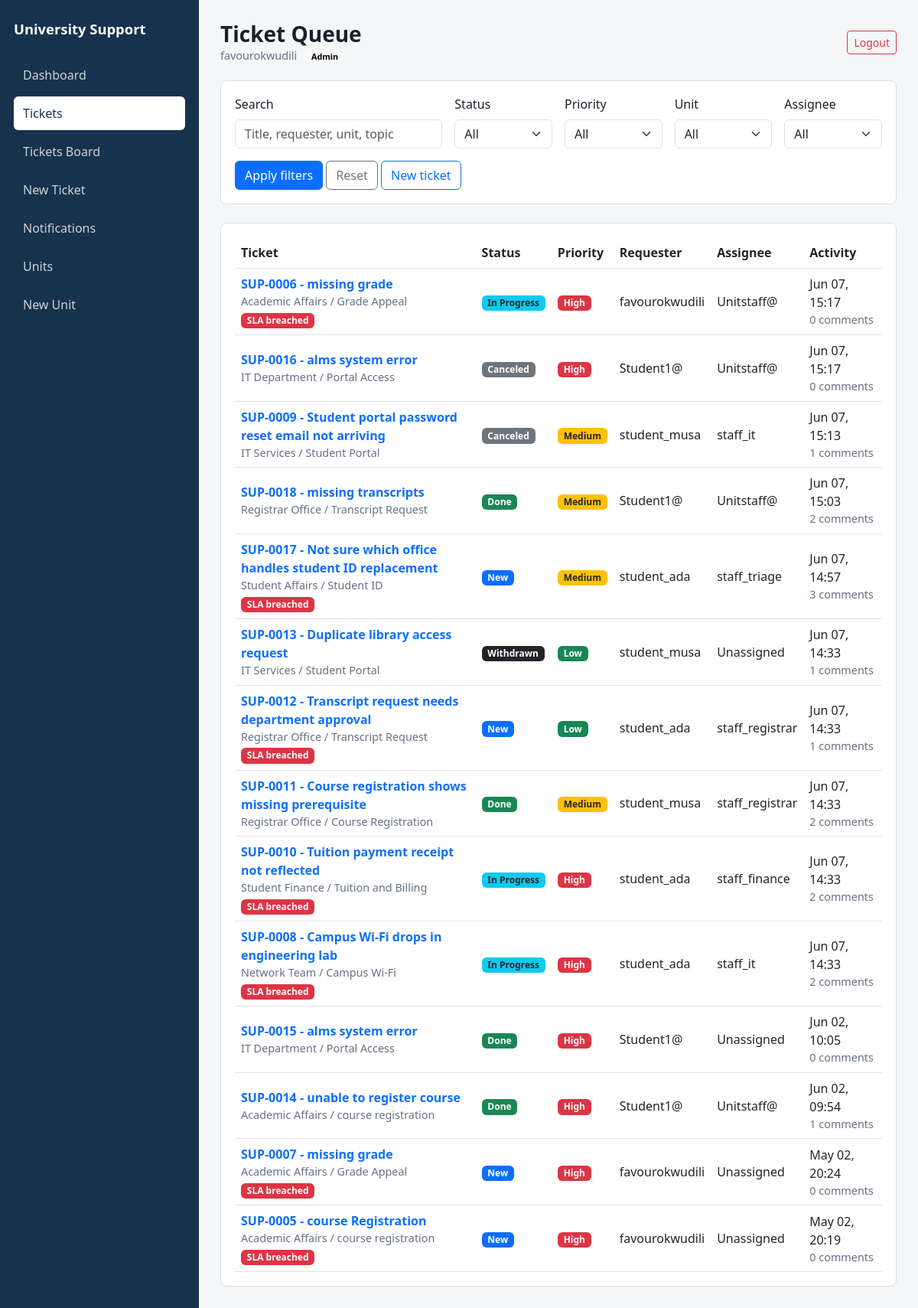
Before: /api/ui/tickets/ (signed in) with the older database file.
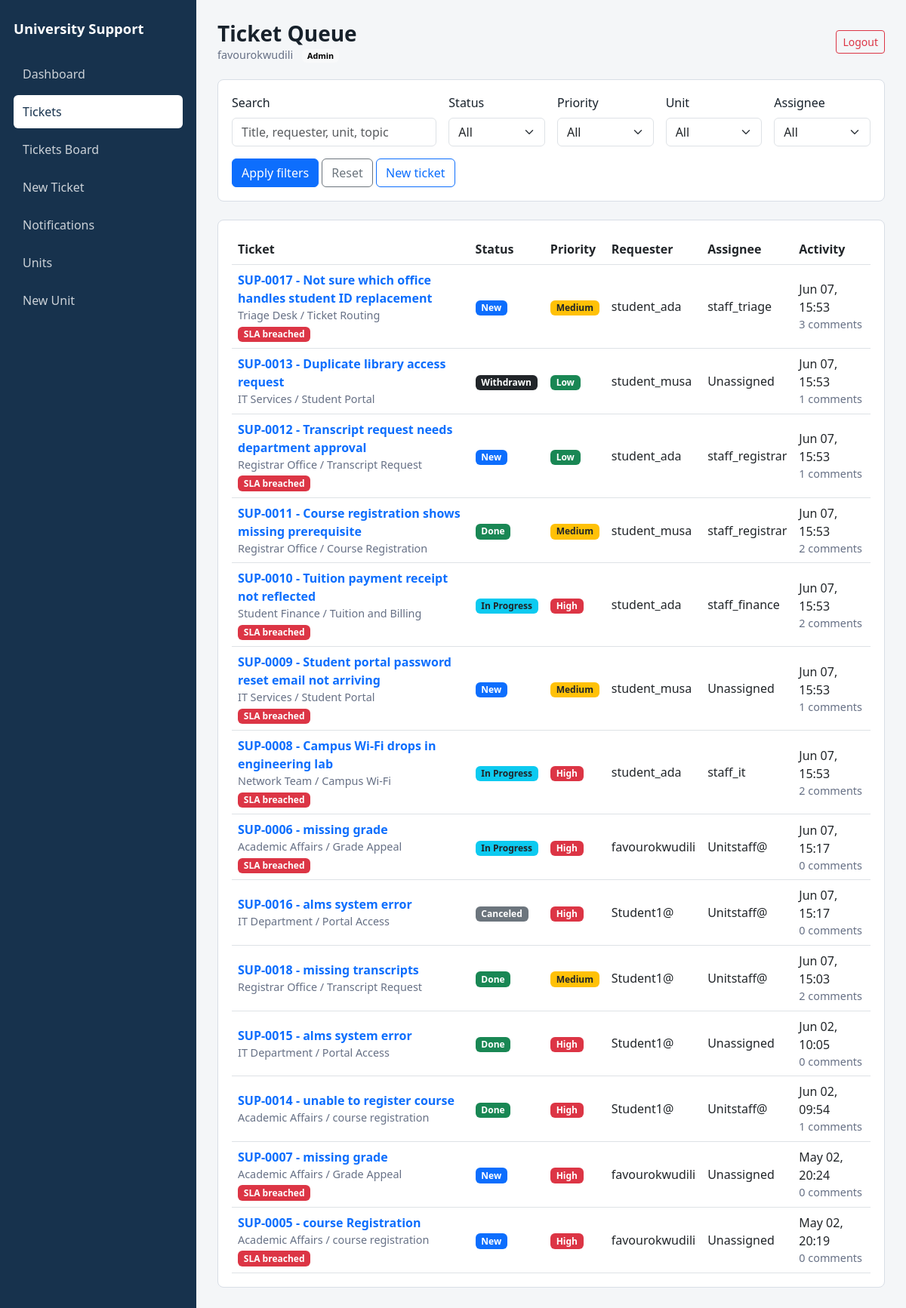
After: the same page with the newer database file.
### tickets/models.py (models this page shows, shortened)
class Ticket(models.Model):
    STATUS_CHOICES = [
        ('new', 'New'),
        ('in_progress', 'In Progress'),
        ('done', 'Done'),
        ('canceled', 'Canceled'),
        ('withdrawn', 'Withdrawn'),
    ]
    PRIORITY_CHOICES = [
        ('low', 'Low'),
        ('medium', 'Medium'),
        ('high', 'High'),
    ]
    unit = models.ForeignKey(Unit, on_delete=models.CASCADE, related_name='tickets')
    topic = models.ForeignKey(Topic, on_delete=models.CASCADE, related_name='tickets')
    created_by = models.ForeignKey(User, on_delete=models.CASCADE, related_name='created_tickets')
    assigned_to = models.ForeignKey(
        User,
        on_delete=models.SET_NULL,
        related_name='assigned_tickets',
        null=True,
        blank=True,
    )
    title = models.CharField(max_length=255)
    description = models.TextField()
    contact_email = models.EmailField(blank=True)
    status = models.CharField(max_length=20, choices=STATUS_CHOICES, default='new')
    priority = models.CharField(max_length=20, choices=PRIORITY_CHOICES, default='medium')
    created_at = models.DateTimeField(auto_now_add=True)
    updated_at = models.DateTimeField(auto_now=True)
    @property
    def ticket_number(self):
        if not self.id:
            return 'SUP-DRAFT'
        return f'SUP-{self.id:04d}'
    @property
    def sla_due_at(self):
        hours = SLA_HOURS_BY_PRIORITY.get(self.priority, 24)
        return self.created_at + timezone.timedelta(hours=hours)
    @property
    def is_open(self):
        return self.status in ['new', 'in_progress']
    @property
    def is_sla_breached(self):
        return self.is_open and timezone.now() > self.sla_due_at
    @property
    def status_badge_class(self):
        return {
            'new': 'bg-primary',
            'in_progress': 'bg-info text-dark',
            'done': 'bg-success',
            'canceled': 'bg-secondary',
            'withdrawn': 'bg-dark',
        }.get(self.status, 'bg-secondary')
    @property
    def priority_badge_class(self):
        return {
            'high': 'bg-danger',
            'medium': 'bg-warning text-dark',
            'low': 'bg-success',
        }.get(self.priority, 'bg-secondary')

class Unit(models.Model):
    name = models.CharField(max_length=255)
    description = models.TextField(blank=True, null=True)
    parent = models.ForeignKey('self', null=True, blank=True, on_delete=models.CASCADE)

class Topic(models.Model):
    unit = models.ForeignKey(Unit, on_delete=models.CASCADE, related_name='topics')
    name = models.CharField(max_length=255)
    description = models.TextField(blank=True, null=True)

### tickets/views.py (the view)
# urls.py: path('ui/tickets/', views.ticket_list_page, name='ticket_list_page'),
def ticket_list_page(request):
    if not request.user.is_authenticated:
        return redirect('/api/login/')
    tickets = visible_tickets_for(request.user)
    tickets = apply_ticket_filters(tickets, request.GET)
    tickets = tickets.annotate(comment_count=Count('comments')).order_by('-updated_at')
    return render(request, 'tickets/ticket_list.html', {
        'tickets': tickets,
        'units': Unit.objects.order_by('name'),
        'staff_users': staff_users(),
        'status_choices': Ticket.STATUS_CHOICES,
        'priority_choices': Ticket.PRIORITY_CHOICES,
        'filters': request.GET,
        'role': get_user_role(request.user),
        'can_manage': can_manage_tickets(request.user),
    })

### tickets/context_processors.py (called while the page is built)
def notifications(request):
    if request.user.is_authenticated:
        return {
            'unread_notifications_count': request.user.notifications.filter(is_read=False).count()
        }
    return {'unread_notifications_count': 0}

### tickets/views.py (called while the page is built)
def get_user_role(user):
    if not user.is_authenticated:
        return ''
    return user.groups.first().name if user.groups.exists() else ''

def can_manage_tickets(user):
    role = get_user_role(user)
    return user.is_staff or role in ['Admin', 'Unit Staff']

def staff_users():
    return User.objects.filter(
        Q(groups__name='Admin') | Q(groups__name='Unit Staff') | Q(is_staff=True)
    ).distinct().order_by('username')

def visible_tickets_for(user):
    tickets = Ticket.objects.select_related(
        'unit',
        'topic',
        'created_by',
        'assigned_to',
    )
    role = get_user_role(user)
    if role == 'Student':
        return tickets.filter(created_by=user)
    if role == 'Unit Staff' and not user.is_staff:
        return tickets.filter(Q(assigned_to=user) | Q(assigned_to__isnull=True))
    return tickets

### tickets/templates/tickets/ticket_list.html (shortened to what this page needs)
{% extends "tickets/base.html" %}
{% block page_title %}Ticket Queue{% endblock %}
{% block content %}
<form method="get" class="surface mb-4">
    <div class="row g-3 align-items-end">
        <div class="col-lg-4">
            <label class="form-label" for="q">Search</label>
            <input id="q" type="search" name="q" value="{{ filters.q }}" class="form-control" placeholder="Title, requester, unit, topic">
        </div>
        <div class="col-sm-6 col-lg-2">
            <label class="form-label" for="status">Status</label>
            <select id="status" name="status" class="form-select">
                <option value="">All</option>
            </select>
        </div>
        <div class="col-sm-6 col-lg-2">
            <label class="form-label" for="priority">Priority</label>
            <select id="priority" name="priority" class="form-select">
                <option value="">All</option>
            </select>
        </div>
        <div class="col-sm-6 col-lg-2">
            <label class="form-label" for="unit">Unit</label>
            <select id="unit" name="unit" class="form-select">
                <option value="">All</option>
            </select>
        </div>
        {% if can_manage %}
            <div class="col-sm-6 col-lg-2">
                <label class="form-label" for="assigned_to">Assignee</label>
                <select id="assigned_to" name="assigned_to" class="form-select">
                    <option value="">All</option>
                </select>
            </div>
        {% endif %}
        <div class="col-12">
            <button type="submit" class="btn btn-primary">Apply filters</button>
            <a href="/api/ui/tickets/" class="btn btn-outline-secondary">Reset</a>
            <a href="/api/ui/tickets/create/" class="btn btn-outline-primary">New ticket</a>
        </div>
    </div>
</form>
<section class="surface">
    {% if tickets %}
        <div class="table-responsive">
            <table class="table table-hover align-middle mb-0">
                <thead>
                    <tr>
                        <th>Ticket</th>
                        <th>Status</th>
                        <th>Priority</th>
                        <th>Requester</th>
                        <th>Assignee</th>
                        <th>Activity</th>
                    </tr>
                </thead>
                <tbody>
                    {% for ticket in tickets %}
                        <tr>
                            <td>
                                <a href="/api/ui/tickets/{{ ticket.id }}/" class="fw-semibold text-decoration-none">
                                    {{ ticket.ticket_number }} - {{ ticket.title }}
                                </a>
                                <div class="muted-small">{{ ticket.unit.name }} / {{ ticket.topic.name }}</div>
                                {% if ticket.is_sla_breached %}
                                    <span class="badge text-bg-danger mt-1">SLA breached</span>
                                {% endif %}
                            </td>
                            <td><span class="badge {{ ticket.status_badge_class }}">{{ ticket.get_status_display }}</span></td>
                            <td><span class="badge {{ ticket.priority_badge_class }}">{{ ticket.get_priority_display }}</span></td>
                            <td>{{ ticket.created_by.username }}</td>
                            <td>{{ ticket.assigned_to.username|default:"Unassigned" }}</td>
                            <td>
                                <div>{{ ticket.updated_at|date:"M d, H:i" }}</div>
                                <div class="muted-small">{{ ticket.comment_count }} comments</div>
                            </td>
                        </tr>
                    {% endfor %}
                </tbody>
            </table>
        </div>
    {% else %}
        <p class="mb-0 text-muted">No tickets match the current filters.</p>
    {% endif %}
</section>
{% endblock %}

Changed rows visible on the page:
changed Ticket "SUP-0017": unit.name "Student Affairs" → "Triage Desk"; topic.name "Student ID" → "Ticket Routing"; updated_at "Jun 07, 14:57" → "Jun 07, 15:53"
changed Ticket "SUP-0013": updated_at "Jun 07, 14:33" → "Jun 07, 15:53"
changed Ticket "SUP-0012": updated_at "Jun 07, 14:33" → "Jun 07, 15:53"
changed Ticket "SUP-0011": updated_at "Jun 07, 14:33" → "Jun 07, 15:53"
changed Ticket "SUP-0010": updated_at "Jun 07, 14:33" → "Jun 07, 15:53"
changed Ticket "SUP-0009": status "Canceled" → "New"; assigned_to.username "staff_it" → "Unassigned"; updated_at "Jun 07, 15:13" → "Jun 07, 15:53"; now shows "SLA breached"; moves down the list
changed Ticket "SUP-0008": updated_at "Jun 07, 14:33" → "Jun 07, 15:53"
shown differently, row unchanged: Ticket "SUP-0006": moves down the list
shown differently, row unchanged: Ticket "SUP-0016": moves down the list
shown differently, row unchanged: Ticket "SUP-0018": moves down the list
